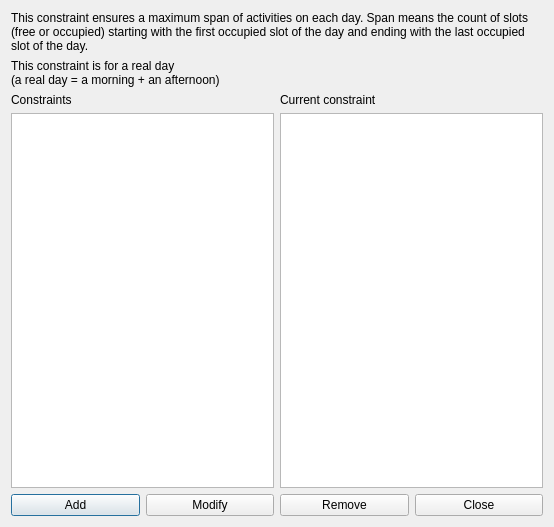
<?xml version="1.0" encoding="UTF-8"?>
<ui version="4.0">
 <class>ConstraintStudentsMaxSpanPerRealDayForm_template</class>
 <widget class="QDialog" name="ConstraintStudentsMaxSpanPerRealDayForm_template">
  <property name="geometry">
   <rect>
    <x>0</x>
    <y>0</y>
    <width>554</width>
    <height>527</height>
   </rect>
  </property>
  <property name="windowTitle">
   <string extracomment="This is the title of the dialog to see the list of all constraints of this type">Constraints students max span per real day</string>
  </property>
  <layout class="QGridLayout" name="gridLayout">
   <item row="0" column="0" colspan="2">
    <widget class="QLabel" name="label">
     <property name="sizePolicy">
      <sizepolicy hsizetype="Minimum" vsizetype="Minimum">
       <horstretch>0</horstretch>
       <verstretch>0</verstretch>
      </sizepolicy>
     </property>
     <property name="text">
      <string>This constraint ensures a maximum span of activities on each day. Span means the count of slots (free or occupied) starting with the first occupied slot of the day and ending with the last occupied slot of the day.</string>
     </property>
     <property name="wordWrap">
      <bool>true</bool>
     </property>
    </widget>
   </item>
   <item row="1" column="0" colspan="2">
    <widget class="QLabel" name="label_2">
     <property name="text">
      <string>This constraint is for a real day
(a real day = a morning + an afternoon)</string>
     </property>
    </widget>
   </item>
   <item row="2" column="0">
    <layout class="QVBoxLayout" name="verticalLayout">
     <item>
      <widget class="QLabel" name="constraintsTextLabel">
       <property name="frameShape">
        <enum>QFrame::NoFrame</enum>
       </property>
       <property name="frameShadow">
        <enum>QFrame::Plain</enum>
       </property>
       <property name="text">
        <string>Constraints</string>
       </property>
       <property name="wordWrap">
        <bool>false</bool>
       </property>
      </widget>
     </item>
     <item>
      <widget class="QListWidget" name="constraintsListWidget"/>
     </item>
    </layout>
   </item>
   <item row="2" column="1">
    <layout class="QVBoxLayout" name="verticalLayout_2">
     <item>
      <widget class="QLabel" name="currentConstraintTextLabel">
       <property name="text">
        <string>Current constraint</string>
       </property>
       <property name="wordWrap">
        <bool>false</bool>
       </property>
      </widget>
     </item>
     <item>
      <widget class="QPlainTextEdit" name="currentConstraintTextEdit"/>
     </item>
    </layout>
   </item>
   <item row="3" column="0" colspan="2">
    <layout class="QHBoxLayout" name="horizontalLayout">
     <item>
      <widget class="QPushButton" name="addConstraintPushButton">
       <property name="text">
        <string>Add</string>
       </property>
      </widget>
     </item>
     <item>
      <widget class="QPushButton" name="modifyConstraintPushButton">
       <property name="text">
        <string>Modify</string>
       </property>
      </widget>
     </item>
     <item>
      <widget class="QPushButton" name="removeConstraintPushButton">
       <property name="text">
        <string>Remove</string>
       </property>
      </widget>
     </item>
     <item>
      <widget class="QPushButton" name="closePushButton">
       <property name="text">
        <string>Close</string>
       </property>
      </widget>
     </item>
    </layout>
   </item>
  </layout>
 </widget>
 <layoutdefault spacing="6" margin="11"/>
 <resources/>
 <connections/>
</ui>
